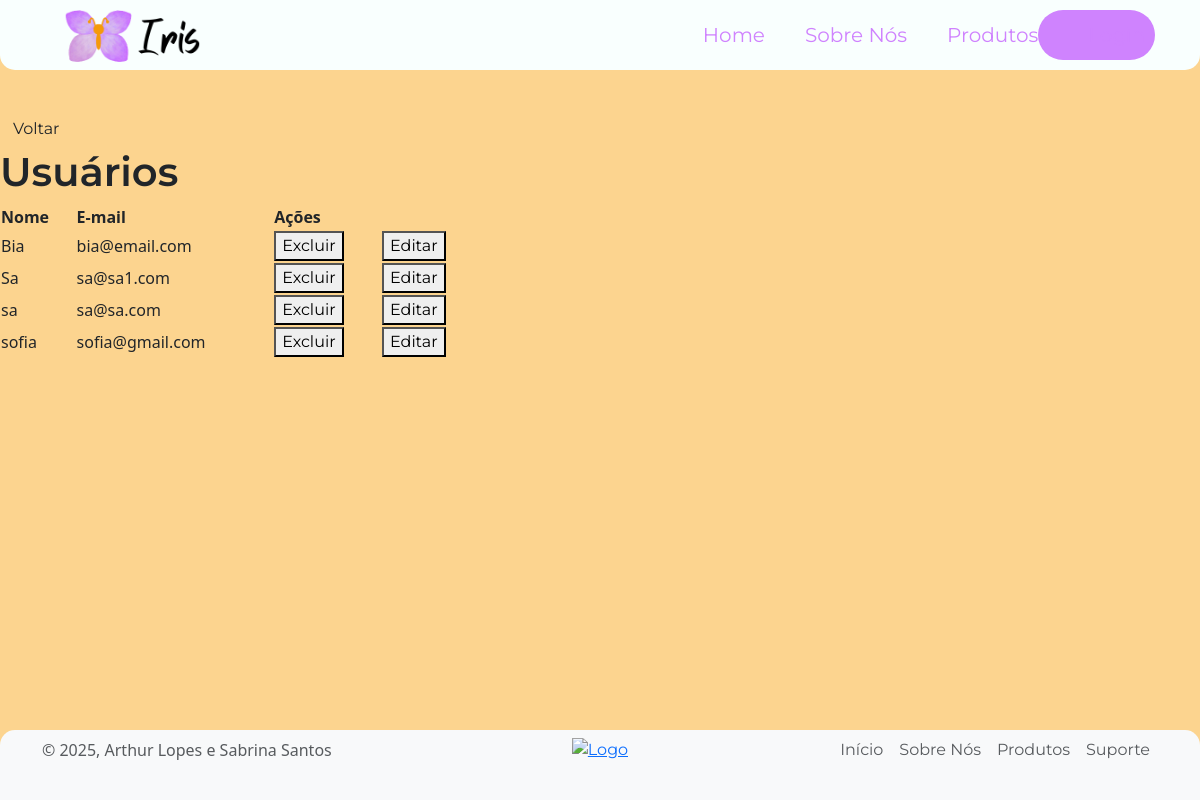
/usuarios, run on an earlier commit of the app's database.
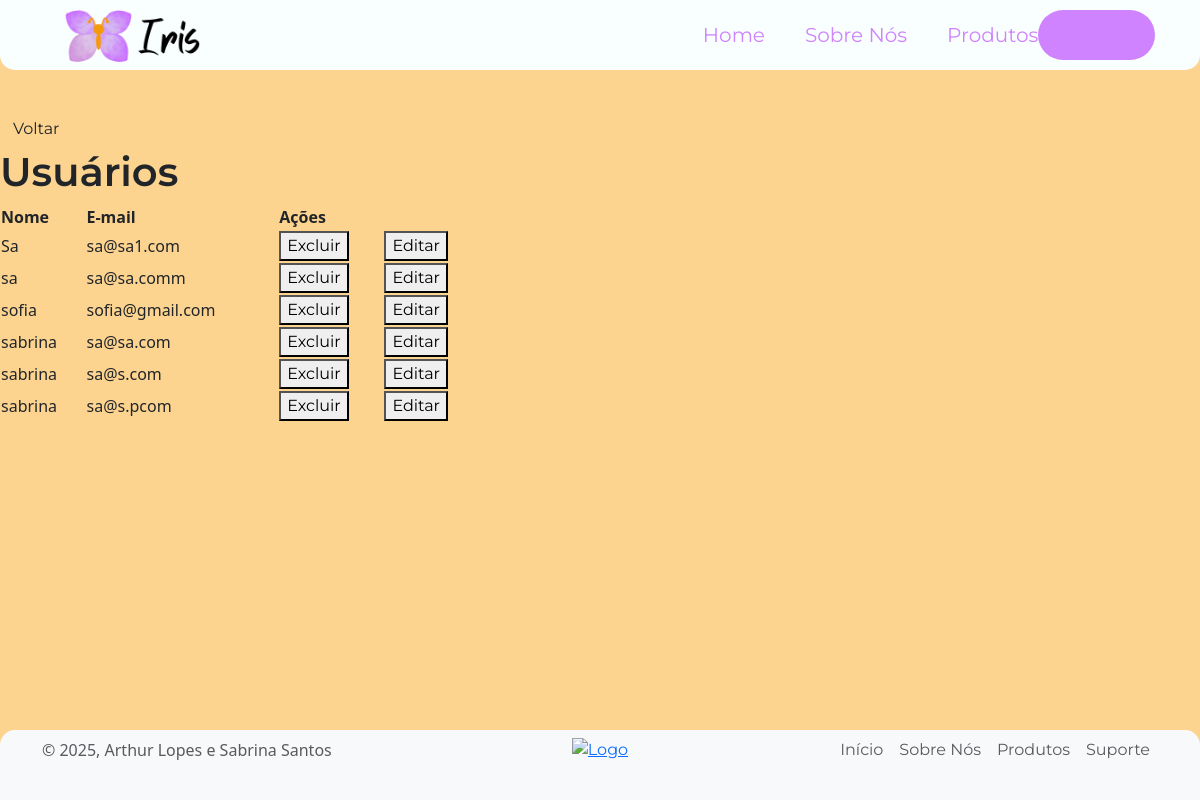
And on a later commit of the database.
### app/models.py (models this page shows)
class Usuario(models.Model):
    nome = models.CharField(max_length = 100)
    email = models.EmailField()
    senha = models.CharField(max_length = 16)
    CEP = models.CharField(max_length = 8,  null=True)
    logradouro = models.CharField(max_length = 100,  null=True)
    bairro = models.CharField(max_length = 100,  null=True)
    localidade = models.CharField(max_length = 100,  null=True)
    estado = models.CharField(max_length = 100,  null=True)
    numero_residencia = models.IntegerField(null=True)

### app/views.py (the view)
# urls.py: path('usuarios', views.exibirUsuarios, name = "exibirUsuarios"),
def exibirUsuarios(request):
    usuarios = Usuario.objects.all().values()
    return render(request, "usuarios.html", {'listUsuarios': usuarios})

### app/templates/usuarios.html (shortened to what this page needs)
{% extends 'template.html' %}
{% load static %}
{% block 'main' %}
<a href="{% url 'dashboard' %}"><button id="btnVoltar" class="btn ">Voltar</button></a>
<div class="">
    <h1 id="h1Usuarios">Usuários</h1>
</div>
    <table class="" style="width: 40%;">
        <tr id="trUsuarios">
            <th>Nome</th>
            <th>E-mail</th>
            <th colspan= "2">Ações</th>
        </tr>
        {% for user in listUsuarios %}
            <tr>
                <td>{{user.nome}}</td>
                <td>{{user.email}}</td>
                <td><a href="{% url 'excluirUsuario' user.id %}"> <button  id="btnExcluir"> Excluir </button> </a></td>
                <td><a href="{% url 'editarUsuario' user.id %}"> <button id="btnEditar"> Editar</button> </a></td>
            </tr>
        {% endfor %}
    </table>
{% endblock %}

### app/templates/template.html (shortened to what this page needs)
{% load static %}
<!DOCTYPE html>
<html lang="pt-br">
<head>
    <link href="https://cdn.jsdelivr.net/npm/bootstrap@5.3.0/dist/css/bootstrap.min.css" rel="stylesheet">
    <link rel="stylesheet" href="{% static 'css/estilo.css' %}">
</head>
<body>
    <nav>
        <img src="{% static 'img/logo_iris.png' %}" alt="Logo" class="logo">
        <div class="nav-links">
            <a href="{% url 'app' %}">Home</a>
            <a href="{% url 'sobreNos' %}">Sobre Nós</a>
            <a href="{% url 'cardsProdutos' %}">Produtos</a>
              <form class="d-flex" role="search">
      {% if request.session.email %}
        <button class="btn_entrar" type="submit" id="btn-logout">
          <a href="{% url 'logout' %}">Logout</a>
        </button>
      {% else %}
        <button class="btn_entrar" type="submit" id="btn-login">
          <a href="{% url 'login' %}">Login</a>
        </button>
      {% endif %}
          </form>
        </div>
    </nav>
    <main>
        {% block 'main' %}{% endblock %}
    </main>
    <footer class="footer bg-body-tertiary text-center text-lg-start">
        <div class="container d-flex flex-wrap justify-content-between align-items-center">
            <div class="col-md-4 d-flex align-items-center">
                <span class="mb-3 mb-md-0 text-muted">© 2025, Arthur Lopes e Sabrina Santos</span>
            </div>
            <a href="/" class="d-flex align-items-center">
            <img src="{% static 'img/logo.png' %}" alt="Logo">
            </a>
            <ul class="nav col-md-4 justify-content-end">
                    <li class="nav-item"><a href="{% url 'app' %}" class="nav-link px-2 text-muted">Início</a></li>
                    <li class="nav-item"><a href="{% url 'sobreNos' %}" class="nav-link px-2 text-muted">Sobre Nós</a></li>
                    <li class="nav-item"><a href="{% url 'cardsProdutos' %}" class="nav-link px-2 text-muted">Produtos</a></li>
                    <li class="nav-item"><a href="#" class="nav-link px-2 text-muted">Suporte</a></li>
            </ul>
        </div>
    </footer>
</body>
</html>

### app/static/css/estilo.css (style rules this page uses)
body { margin: 0; padding-top: 80px; background-color: #fcd48f; }
a, p, button { font-family: "Montserrat", sans-serif; font-optical-sizing: auto; font-weight: 400; }
h1, h2 { font-family: "Montserrat", sans-serif; font-optical-sizing: auto; font-weight: 600; }
main { margin-top: 30px; min-height: 70vh; width: 100%; display: block; }
nav { position: fixed; top: 0; width: 100%; height: 70px; border-radius: 0px 0px 15px 15px; background-color: #F9FFFE; display: flex; align-items: center; justify-content: space-between; z-index: 1000; }
.logo { width: 14em; height: 14em; margin-left: 20px; }
.nav-links { display: flex; align-items: center; }
.nav-links a { margin-left: 40px; color: #cf83fe; text-decoration: none; font-size: 20px; }
.btn_entrar { background-color: #cf83fe; color: #F9FFFE; margin-right: 45px; padding: 10px; font-size: 20px; border-radius: 30px; border: none; cursor: pointer; }
footer { position: fixed; bottom: 0; width: 100%; height: 70px; border-radius: 15px 15px 0px 0px; background-color: #F9FFFE; color: #f59a0a; text-align: center; }

What changed in the data, as far as the page shows it:
removed Usuario: nome "Bia", email "bia@email.com"
changed Usuario "sa": email "sa@sa.com" → "sa@sa.comm"
added Usuario: nome "sabrina", email "sa@sa.com"
added Usuario: nome "sabrina", email "sa@s.com"
added Usuario: nome "sabrina", email "sa@s.pcom"
